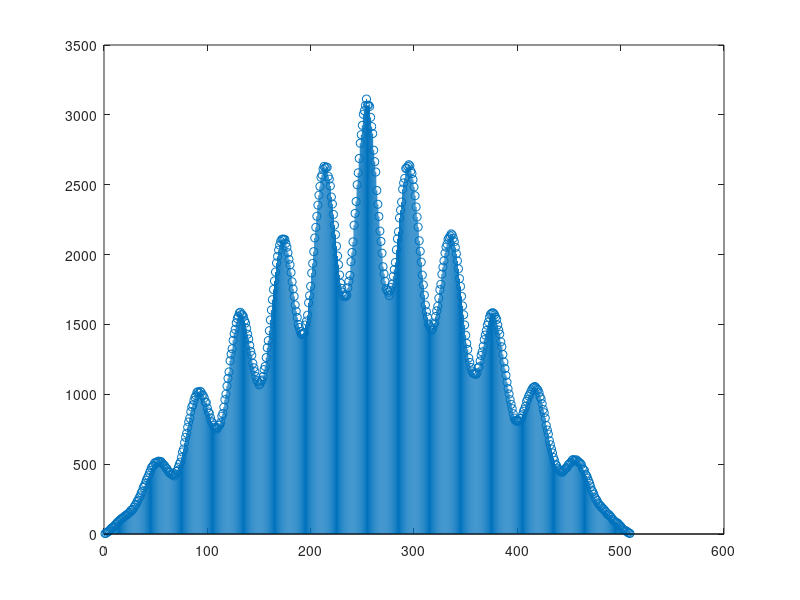
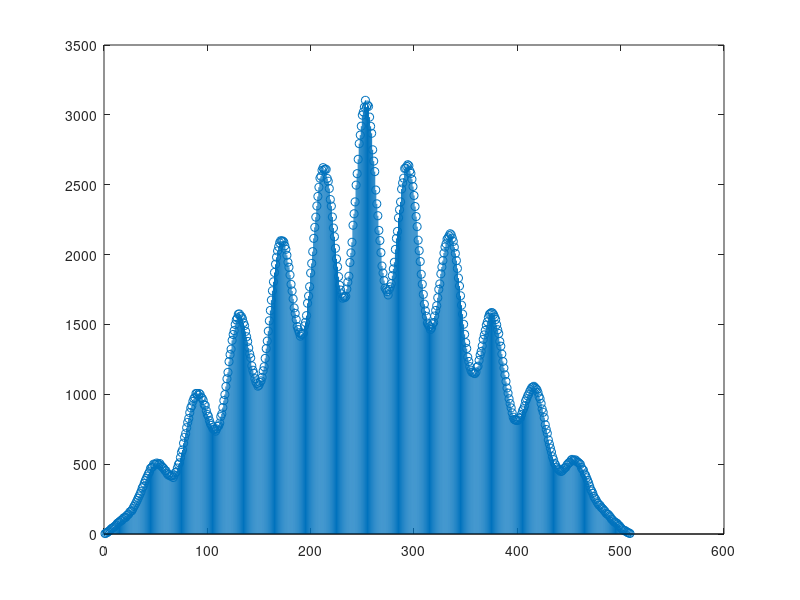

The MATLAB script that drew these images, in order:
distanceMic = 0.05;%%%%%%%%%%%%%%%%%%%%%%%%%%%%%%%%%%%%%%%%%%%
freq = 50000000; %%%%%%%%%%%%%%% LUDICROUSLY HIGH FREQUENCY%%%%%%%%%%%%%%%%%%%%%%%%%%%%%%
SecondMicNumber = 3;    %Will be input to function, which further from reference channel is being inputed?
LongerMicDistance = distanceMic*(SecondMicNumber-1);

channelA = [1959;1959;1960;1960;1960;1961;1962;1961;1961;1961;1963;1963;1964;1962;1963;1964;1963;1964;1963;1962;1963;1964;1962;1962;1962;1962;1960;1961;1961;1961;1959;1961;1959;1959;1958;1960;1958;1959;1959;1958;1959;1959;1959;1960;1961;1960;1961;1961;1961;1962;1962;1962;1964;1963;1963;1964;1964;1964;1964;1964;1963;1963;1964;1963;1962;1961;1961;1962;1961;1961;1961;1960;1959;1960;1958;1959;1960;1959;1958;1959;1959;1959;1959;1960;1960;1960;1960;1961;1962;1961;1962;1963;1963;1963;1964;1964;1964;1964;1965;1964;1964;1965;1964;1963;1964;1963;1962;1962;1963;1961;1961;1960;1960;1959;1959;1959;1960;1959;1959;1959;1959;1960;1959;1959;1958;1960;1961;1962;1961;1962;1961;1962;1962;1962;1963;1963;1964;1965;1964;1964;1964;1964;1964;1964;1964;1962;1963;1962;1962;1961;1961;1961;1960;1960;1961;1959;1960;1960;1959;1959;1960;1959;1959;1961;1960;1959;1961;1960;1960;1962;1961;1961;1963;1962;1964;1964;1963;1964;1965;1964;1964;1964;1963;1964;1965;1963;1963;1963;1963;1961;1962;1959;1961;1960;1960;1961;1959;1959;1959;1959;1958;1958;1958;1959;1958;1960;1960;1961;1960;1960;1961;1961;1961;1962;1963;1963;1963;1963;1964;1964;1963;1964;1965;1963;1963;1965;1963;1962;1963;1962;1962;1962;1962;1961;1961;1961;1960;1960;1960;1959;1959;1958;1959;1959;1959;1960;1960;1959;1959;1960;1960;1961;1962;1961;1962]';
channelB = [1907;1907;1907;1908;1908;1907;1908;1909;1909;1910;1909;1910;1910;1910;1909;1910;1911;1910;1911;1911;1911;1909;1910;1911;1910;1909;1909;1908;1909;1907;1908;1907;1907;1907;1907;1907;1907;1906;1907;1908;1907;1907;1907;1907;1909;1907;1908;1910;1908;1909;1910;1910;1910;1911;1911;1911;1911;1911;1910;1911;1912;1910;1910;1910;1910;1909;1909;1910;1909;1909;1908;1908;1908;1908;1908;1907;1906;1907;1907;1906;1908;1908;1907;1908;1908;1909;1909;1908;1909;1909;1910;1910;1910;1910;1910;1910;1911;1911;1911;1911;1911;1910;1911;1911;1910;1910;1910;1910;1910;1909;1908;1908;1909;1909;1909;1908;1907;1907;1906;1907;1906;1906;1908;1907;1908;1908;1907;1908;1909;1909;1909;1910;1910;1911;1910;1911;1910;1910;1912;1911;1911;1912;1910;1911;1911;1910;1910;1911;1909;1910;1910;1909;1909;1908;1907;1909;1907;1907;1908;1907;1907;1908;1907;1907;1908;1907;1908;1908;1909;1908;1909;1909;1909;1910;1909;1909;1912;1911;1910;1911;1911;1911;1912;1910;1911;1912;1910;1911;1911;1909;1909;1910;1908;1909;1908;1907;1908;1906;1906;1906;1908;1907;1906;1907;1906;1907;1907;1907;1908;1908;1908;1909;1909;1909;1910;1910;1910;1911;1910;1910;1912;1911;1910;1912;1911;1910;1911;1910;1910;1911;1909;1910;1909;1908;1909;1908;1907;1908;1907;1906;1907;1907;1906;1906;1907;1907;1908;1907;1907;1908;1909;1908;1909;1909;1909]';
channelC = [1907;1907;1907;1907;1908;1908;1907;1908;1909;1909;1910;1909;1910;1910;1910;1909;1910;1911;1910;1911;1911;1911;1909;1910;1911;1910;1909;1909;1908;1909;1907;1908;1907;1907;1907;1907;1907;1907;1906;1907;1908;1907;1907;1907;1907;1909;1907;1908;1910;1908;1909;1910;1910;1910;1911;1911;1911;1911;1911;1910;1911;1912;1910;1910;1910;1910;1909;1909;1910;1909;1909;1908;1908;1908;1908;1908;1907;1906;1907;1907;1906;1908;1908;1907;1908;1908;1909;1909;1908;1909;1909;1910;1910;1910;1910;1910;1910;1911;1911;1911;1911;1911;1910;1911;1911;1910;1910;1910;1910;1910;1909;1908;1908;1909;1909;1909;1908;1907;1907;1906;1907;1906;1906;1908;1907;1908;1908;1907;1908;1909;1909;1909;1910;1910;1911;1910;1911;1910;1910;1912;1911;1911;1912;1910;1911;1911;1910;1910;1911;1909;1910;1910;1909;1909;1908;1907;1909;1907;1907;1908;1907;1907;1908;1907;1907;1908;1907;1908;1908;1909;1908;1909;1909;1909;1910;1909;1909;1912;1911;1910;1911;1911;1911;1912;1910;1911;1912;1910;1911;1911;1909;1909;1910;1908;1909;1908;1907;1908;1906;1906;1906;1908;1907;1906;1907;1906;1907;1907;1907;1908;1908;1908;1909;1909;1909;1910;1910;1910;1911;1910;1910;1912;1911;1910;1912;1911;1910;1911;1910;1910;1911;1909;1910;1909;1908;1909;1908;1907;1908;1907;1906;1907;1907;1906;1906;1907;1907;1908;1907;1907;1908;1909;1908;1909;1909]';
% 
% 
% x = [0 1 2 3 2 1 0 -1 -2 -3 -2 -1 0 1 2 3 2 1 0 -1 -2 -3 -2 -1 0 1 2 3 2 1 0 -1 -2 -3 -2 -1 0];
% y = [2 3 2 1 0 -1 -2 -3 -2 -1 0 1 2 3 2 1 0 -1 -2 -3 -2 -1 0 1 2 3 2 1 0 -1 -2 -3 -2 -1 0 1 2];

channelA2 = channelA - min(channelA);
channelB2 = channelB - min(channelB);
channelC2 = channelC - min(channelC);

corr = xcorr(channelA2, channelB2);
corr2 = xcorr(channelA2, channelC2);

figure(1)
stem(corr)

figure(2)
stem(corr2)

[m,n] = max(corr);
[o,p] = max(corr2);
%Midway point is at 254.5 or ~255
delta3 = abs(n - 255);
delta4 = abs(p - 255);
%%%%%%%%%%%%%%%%%%%%%%%%%%%%%%%%%%%%%%%%%%%%%%%%%%%%%%%%%%%%%%
delta = 18.221574; %%%%%%%%%%%%%%%%% THIS IS INPUTING TEST DATA TO ACHIEVE A 20 METER DISTANCE EXACTLY
delta2 = 72.885614;%%%%%%%%%%%%%%%%%%%%%%%%%%%%%%%%%%%%%%%%%%

%Rounded to full integers, notice how far from 20m the final distance
%diverges
delta = 18;
delta2 = 73;


t = (delta)/freq;
l = (t*343); %finding the length of the delta length from source
theta = acosd(l/distanceMic);

t2 = (delta2)/freq;
l_2 = (t2*343); %finding the length of the delta length from source
theta2 = acosd(l_2/(LongerMicDistance));

lastTheta = 180-(180-theta)-theta2;

distance = sind(theta2)*distanceMic/sind(lastTheta)


 if p - 255 < 0;
   theta = 180 - theta;
 end

theta   %(degrees)